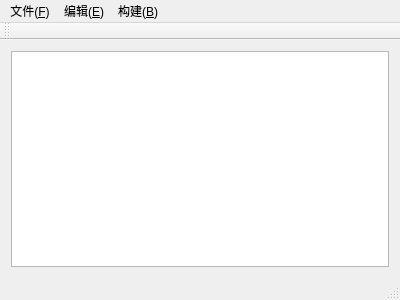
<?xml version="1.0" encoding="UTF-8"?>
<ui version="4.0">
 <class>MainWindow</class>
 <widget class="QMainWindow" name="MainWindow">
  <property name="geometry">
   <rect>
    <x>0</x>
    <y>0</y>
    <width>400</width>
    <height>300</height>
   </rect>
  </property>
  <property name="windowTitle">
   <string>MainWindow</string>
  </property>
  <widget class="QWidget" name="centralWidget">
   <layout class="QVBoxLayout" name="verticalLayout">
    <item>
     <widget class="QTextEdit" name="textEdit"/>
    </item>
   </layout>
  </widget>
  <widget class="QToolBar" name="mainToolBar">
   <attribute name="toolBarArea">
    <enum>TopToolBarArea</enum>
   </attribute>
   <attribute name="toolBarBreak">
    <bool>false</bool>
   </attribute>
  </widget>
  <widget class="QStatusBar" name="statusBar"/>
  <widget class="QMenuBar" name="menuBar">
   <property name="geometry">
    <rect>
     <x>0</x>
     <y>0</y>
     <width>400</width>
     <height>26</height>
    </rect>
   </property>
   <widget class="QMenu" name="menu_F">
    <property name="title">
     <string>文件(&amp;F)</string>
    </property>
    <addaction name="newAction"/>
    <addaction name="openAction"/>
    <addaction name="saveAction"/>
   </widget>
   <widget class="QMenu" name="menu_N">
    <property name="title">
     <string>编辑(&amp;E)</string>
    </property>
   </widget>
   <widget class="QMenu" name="menu_B">
    <property name="title">
     <string>构建(&amp;B)</string>
    </property>
   </widget>
   <addaction name="menu_F"/>
   <addaction name="menu_N"/>
   <addaction name="menu_B"/>
  </widget>
  <action name="newAction">
   <property name="text">
    <string>新建(&amp;N)</string>
   </property>
  </action>
  <action name="openAction">
   <property name="text">
    <string>打开(&amp;O)</string>
   </property>
  </action>
  <action name="saveAction">
   <property name="text">
    <string>另存为(&amp;S)</string>
   </property>
  </action>
 </widget>
 <layoutdefault spacing="6" margin="11"/>
 <resources/>
 <connections/>
</ui>
